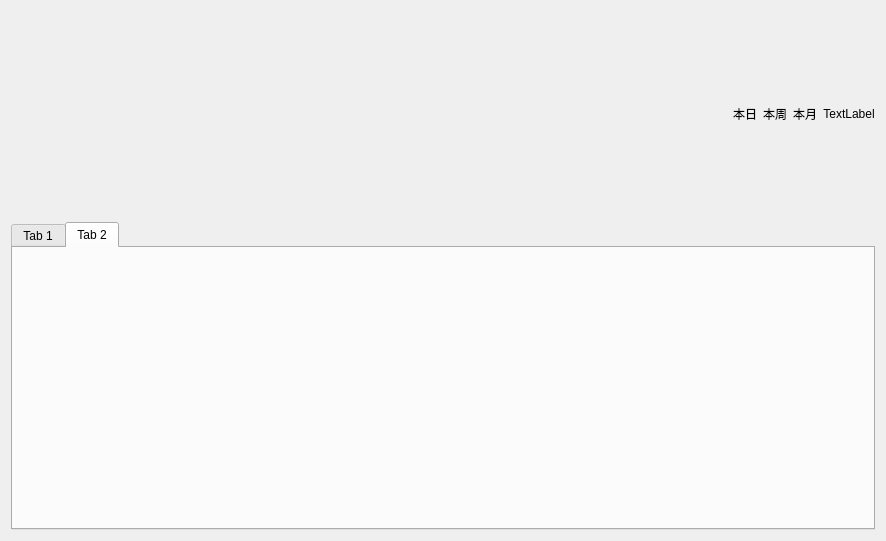
<?xml version="1.0" encoding="UTF-8"?>
<ui version="4.0">
 <class>statisWidget</class>
 <widget class="QWidget" name="statisWidget">
  <property name="geometry">
   <rect>
    <x>0</x>
    <y>0</y>
    <width>886</width>
    <height>541</height>
   </rect>
  </property>
  <property name="windowTitle">
   <string/>
  </property>
  <layout class="QVBoxLayout" name="verticalLayout_5" stretch="4,6">
   <item>
    <layout class="QHBoxLayout" name="horizontalLayout" stretch="4,6">
     <item>
      <widget class="QWidget" name="widget" native="true"/>
     </item>
     <item>
      <layout class="QHBoxLayout" name="horizontalLayout_3">
       <item>
        <layout class="QVBoxLayout" name="verticalLayout">
         <item>
          <layout class="QGridLayout" name="gridLayout"/>
         </item>
         <item>
          <widget class="QLabel" name="label_3">
           <property name="text">
            <string>本日</string>
           </property>
           <property name="alignment">
            <set>Qt::AlignCenter</set>
           </property>
          </widget>
         </item>
         <item>
          <layout class="QHBoxLayout" name="horizontalLayout_4"/>
         </item>
        </layout>
       </item>
       <item>
        <layout class="QVBoxLayout" name="verticalLayout_4">
         <item>
          <layout class="QHBoxLayout" name="horizontalLayout_5"/>
         </item>
         <item>
          <widget class="QLabel" name="label">
           <property name="text">
            <string>本周</string>
           </property>
           <property name="alignment">
            <set>Qt::AlignCenter</set>
           </property>
          </widget>
         </item>
         <item>
          <layout class="QHBoxLayout" name="horizontalLayout_6"/>
         </item>
        </layout>
       </item>
       <item>
        <layout class="QVBoxLayout" name="verticalLayout_3">
         <item>
          <layout class="QHBoxLayout" name="horizontalLayout_7"/>
         </item>
         <item>
          <widget class="QLabel" name="label_2">
           <property name="text">
            <string>本月</string>
           </property>
           <property name="alignment">
            <set>Qt::AlignCenter</set>
           </property>
          </widget>
         </item>
         <item>
          <layout class="QHBoxLayout" name="horizontalLayout_8"/>
         </item>
        </layout>
       </item>
       <item>
        <layout class="QVBoxLayout" name="verticalLayout_2">
         <item>
          <layout class="QHBoxLayout" name="horizontalLayout_10"/>
         </item>
         <item>
          <widget class="QLabel" name="label_4">
           <property name="text">
            <string>TextLabel</string>
           </property>
           <property name="alignment">
            <set>Qt::AlignCenter</set>
           </property>
          </widget>
         </item>
         <item>
          <layout class="QHBoxLayout" name="horizontalLayout_9"/>
         </item>
        </layout>
       </item>
      </layout>
     </item>
    </layout>
   </item>
   <item>
    <layout class="QHBoxLayout" name="horizontalLayout_2">
     <item>
      <widget class="QTabWidget" name="tabWidget">
       <property name="currentIndex">
        <number>1</number>
       </property>
       <widget class="QWidget" name="tab">
        <attribute name="title">
         <string>Tab 1</string>
        </attribute>
       </widget>
       <widget class="QWidget" name="tab_2">
        <attribute name="title">
         <string>Tab 2</string>
        </attribute>
       </widget>
      </widget>
     </item>
    </layout>
   </item>
  </layout>
 </widget>
 <resources/>
 <connections/>
</ui>
